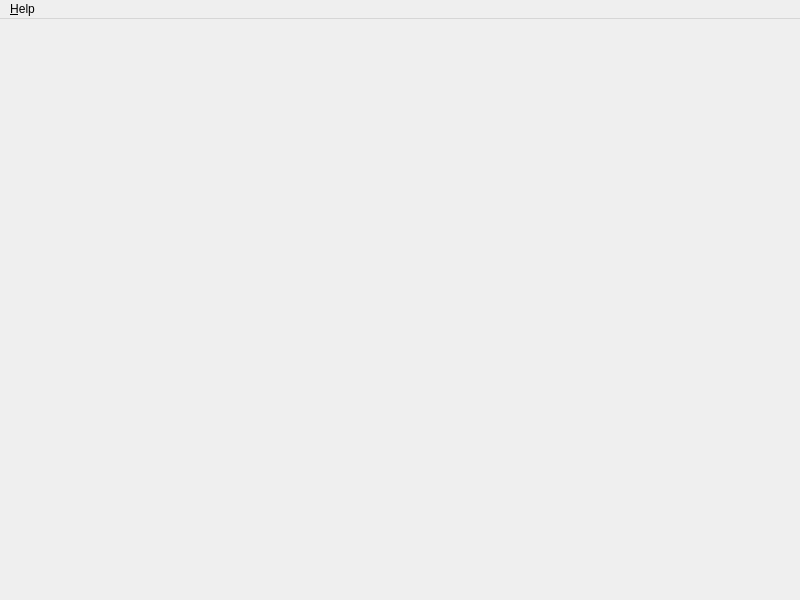
<?xml version="1.0" encoding="UTF-8"?>
<!--
  Kreuzstich
  Copyright (c) 2013, 2026 Fabien Pollet <polletfa@posteo.de>
  MIT License, see LICENSE file.
-->
<ui version="4.0">
 <class>MainWindow</class>
 <widget class="QMainWindow" name="MainWindow">
  <property name="geometry">
   <rect>
    <x>0</x>
    <y>0</y>
    <width>800</width>
    <height>600</height>
   </rect>
  </property>
  <property name="windowTitle">
   <string>$NAME$ - Create cross-stitch patterns from pictures</string>
  </property>
  <property name="windowIcon">
   <iconset resource="../../build/debug/.qt/rcc/resources.qrc">
    <normaloff>:/icons/icon64.png</normaloff>:/icons/icon64.png</iconset>
  </property>
  <widget class="QWidget" name="centralwidget"/>
  <widget class="QMenuBar" name="menubar">
   <property name="geometry">
    <rect>
     <x>0</x>
     <y>0</y>
     <width>800</width>
     <height>22</height>
    </rect>
   </property>
   <widget class="QMenu" name="menu_Help">
    <property name="title">
     <string>&amp;Help</string>
    </property>
    <addaction name="action_About_NAME"/>
   </widget>
   <addaction name="menu_Help"/>
  </widget>
  <action name="action_About_NAME">
   <property name="text">
    <string>&amp;About $NAME$</string>
   </property>
  </action>
 </widget>
 <resources>
  <include location="../../build/debug/.qt/rcc/resources.qrc"/>
  <include location="../../build/debug/.qt/rcc/i18n.qrc"/>
 </resources>
 <connections>
  <connection>
   <sender>action_About_NAME</sender>
   <signal>triggered()</signal>
   <receiver>MainWindow</receiver>
   <slot>openAboutBox()</slot>
   <hints>
    <hint type="sourcelabel">
     <x>-1</x>
     <y>-1</y>
    </hint>
    <hint type="destinationlabel">
     <x>399</x>
     <y>299</y>
    </hint>
   </hints>
  </connection>
 </connections>
 <slots>
  <slot>openAboutBox()</slot>
 </slots>
</ui>
